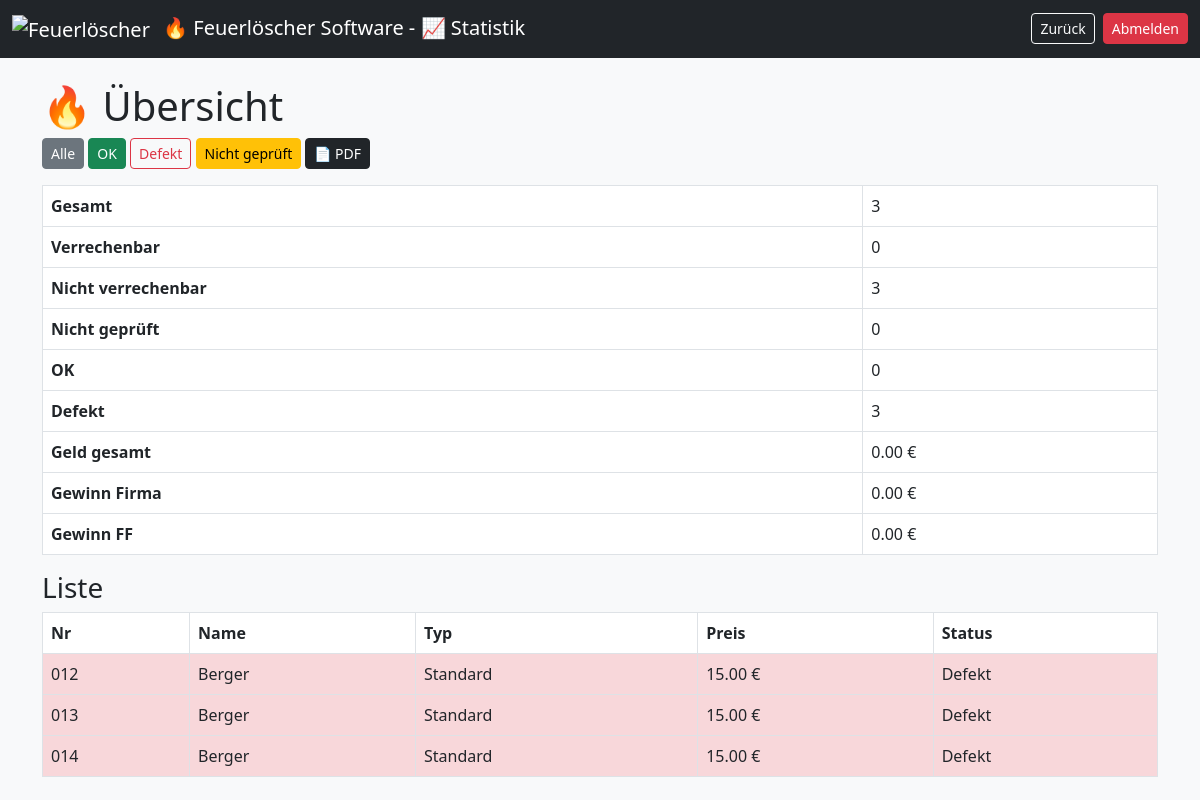
The page /statistik.php?status=defekt (signed in) on the database as committed earlier.
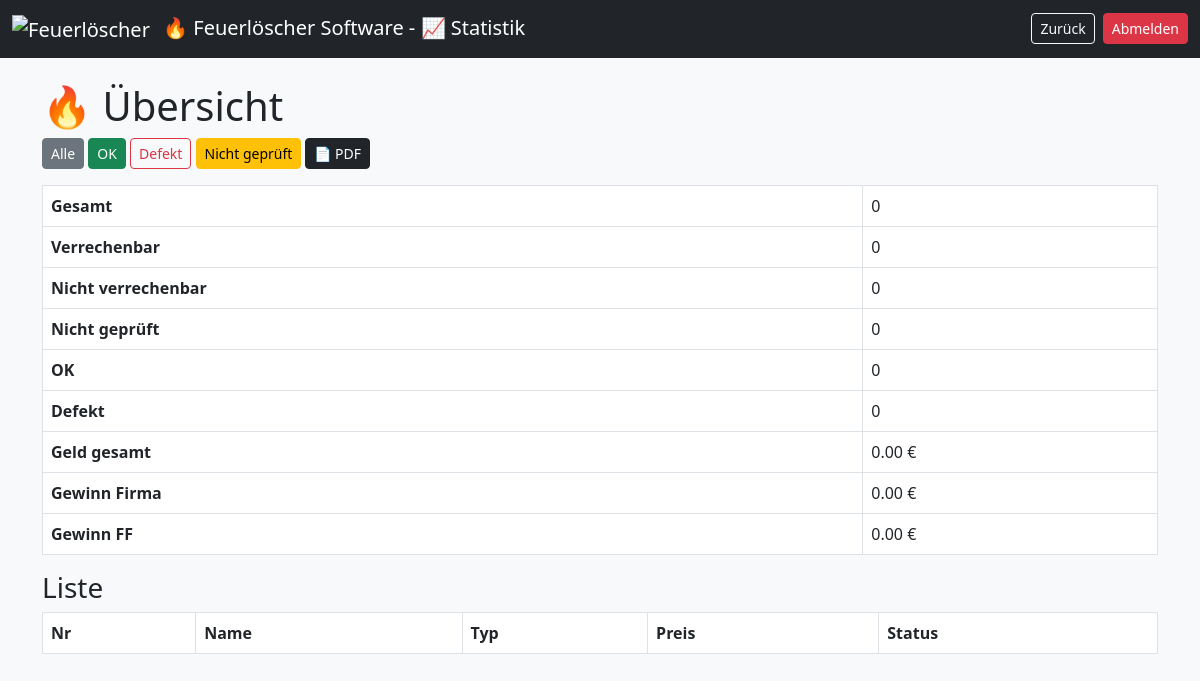
The same page on the database as committed later.
### tables this page shows
CREATE TABLE loescher (
    id INTEGER PRIMARY KEY AUTOINCREMENT,
    nummer TEXT UNIQUE,
    name TEXT,
    zeitstempel TEXT,
    typ TEXT,
    preis REAL,
    loeschertyp TEXT,
    menge REAL,
    einheit TEXT,
    etikett_gedruckt INTEGER,
    abholschein_gedruckt INTEGER,
    bezahlt INTEGER,
    geprueft INTEGER,
    abgeholt INTEGER,
    defekt INTEGER,
    info TEXT,
    active INTEGER
);

### statistik.php (the view, shortened to what the changed rows need)
<?php
$db = getDB();
$statusFilter = $_GET['status'] ?? 'alle';
$result = $db->query("SELECT * FROM loescher WHERE active=1");
$allLoscher = [];
while ($row = $result->fetchArray(SQLITE3_ASSOC)) {
    $allLoscher[] = $row;
}
$stats = [
    'gesamt' => 0,
    'verrechenbar' => 0,
    'nicht_verrechenbar' => 0,
    'ok' => 0,
    'defekt' => 0,
    'nicht_geprueft' => 0
];
$gesamtVollerPreis = 0;
function getPreis($typ) {
    switch ($typ) {
        case 'Standard': return PREIS_STANDARD;
    }
}
$gefilterteLoscher = [];
foreach ($allLoscher as $l) {
    if ($l['defekt']) {
        $status = 'defekt';
        $statusText = 'Defekt';
    } elseif (!$l['geprueft']) {
        $status = 'nicht';
        $statusText = 'Nicht geprüft';
    } else {
        $status = 'ok';
        $statusText = 'OK';
    }
    if ($statusFilter !== 'alle' && $statusFilter !== $status) {
        continue;
    }
    $vollpreis = getPreis($l['typ']);
    $istVerrechenbar = (
        !$l['defekt'] &&
        $l['bezahlt'] &&
        $l['typ'] !== 'Gratis' &&
        $l['geprueft']
    );
    $stats['gesamt']++;
    if ($status === 'defekt') $stats['defekt']++;
    elseif ($status === 'ok') $stats['ok']++;
    elseif ($status === 'nicht') $stats['nicht_geprueft']++;
    if ($istVerrechenbar) {
        $stats['verrechenbar']++;
        $gesamtVollerPreis += $vollpreis;
    } else {
        $stats['nicht_verrechenbar']++;
    }
    $l['statusText'] = $statusText;
    $l['vollpreis'] = $vollpreis;
    $gefilterteLoscher[] = $l;
}
$gesamtGewinnFirma = $stats['verrechenbar'] * PREIS_RABATT;
$gesamtGewinnFF = $gesamtVollerPreis - $gesamtGewinnFirma;
?>
<!DOCTYPE html>
<html>
<head>
<link href="https://cdn.jsdelivr.net/npm/bootstrap@5.3.0/dist/css/bootstrap.min.css" rel="stylesheet">
</head>
<body class="bg-light">
<div class="container mt-4">
    <h1>&#128293; Übersicht</h1>
    <table class="table table-bordered w-100">
        <tr><th>Gesamt</th><td><?= $stats['gesamt'] ?></td></tr>
        <tr><th>Verrechenbar</th><td><?= $stats['verrechenbar'] ?></td></tr>
        <tr><th>Nicht verrechenbar</th><td><?= $stats['nicht_verrechenbar'] ?></td></tr>
        <tr><th>Nicht geprüft</th><td><?= $stats['nicht_geprueft'] ?></td></tr>
        <tr><th>OK</th><td><?= $stats['ok'] ?></td></tr>
        <tr><th>Defekt</th><td><?= $stats['defekt'] ?></td></tr>
        <tr><th>Geld gesamt</th><td><?= number_format($gesamtVollerPreis,2) ?> €</td></tr>
        <tr><th>Gewinn Firma</th><td><?= number_format($gesamtGewinnFirma,2) ?> €</td></tr>
        <tr><th>Gewinn FF</th><td><?= number_format($gesamtGewinnFF,2) ?> €</td></tr>
    </table>
    <table class="table table-bordered">
    <thead>
        <tr>
            <th>Nr</th>
            <th>Name</th>
            <th>Typ</th>
            <th>Preis</th>
            <th>Status</th>
        </tr>
    </thead>
    <tbody>
        <?php foreach ($gefilterteLoscher as $v): ?>
            <?php
            if ($v['defekt']) {
                $class = 'status-defekt';
            } elseif (!$v['geprueft']) {
                $class = 'status-nicht';
            } else {
                $class = 'status-ok';
            }
            ?>
            <tr>
                <td class="<?= $class ?>"><?= sprintf("%03d", $v['nummer']) ?></td>
                <td class="<?= $class ?>"><?= htmlspecialchars($v['name']) ?></td>
                <td class="<?= $class ?>"><?= htmlspecialchars($v['typ']) ?></td>
                <td class="<?= $class ?>"><?= number_format($v['vollpreis'],2) ?> €</td>
                <td class="<?= $class ?>"><?= $v['statusText'] ?></td>
            </tr>
        <?php endforeach; ?>
    </tbody>
</table>
</div>
</body>
</html>

Rows that differ between the two databases and show on the page:
removed loescher: id "3"
removed loescher: nummer "012", name "Berger", typ "Standard", preis "15.00", statusText "Defekt"
removed loescher: nummer "013", name "Berger", typ "Standard", preis "15.00", statusText "Defekt"
removed loescher: nummer "014", name "Berger", typ "Standard", preis "15.00", statusText "Defekt"
Other text that changed with them:
$stats['gesamt']: (not shown) → "0"
$stats['nicht_verrechenbar']: (not shown) → "0"
$stats['defekt']: (not shown) → "0"
